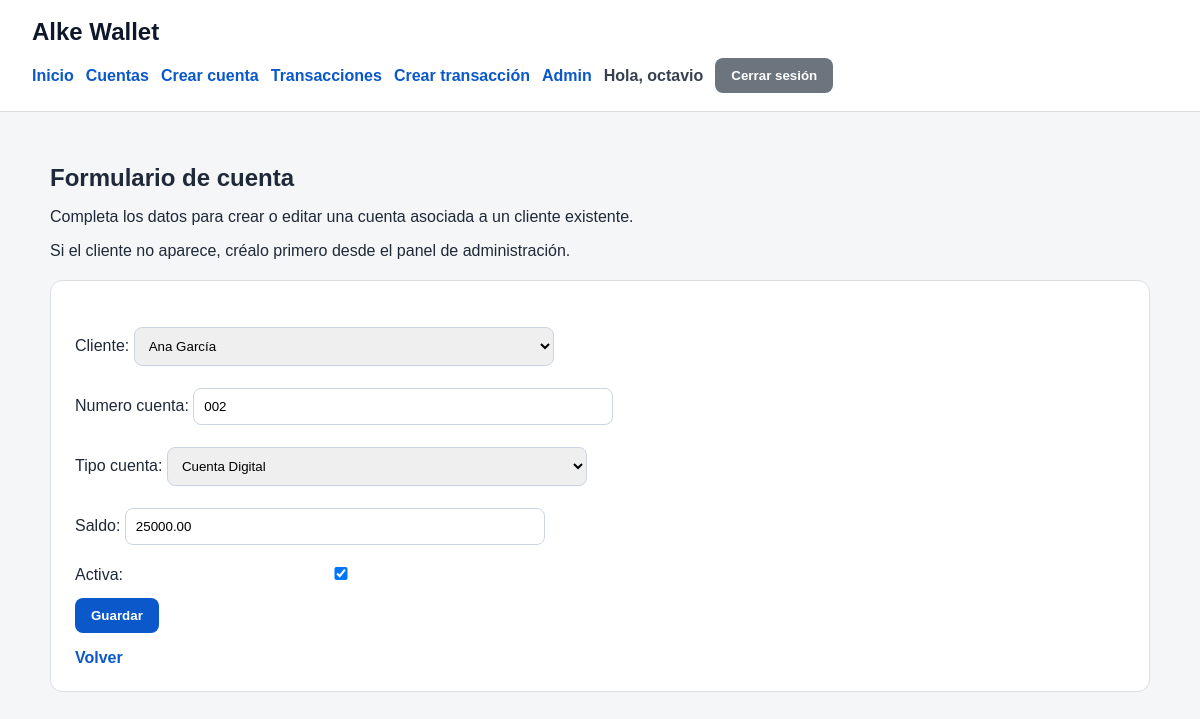
The app's page /cuentas/2/editar/ (signed in) with its own data.
### gestion/models.py (models this page shows, shortened)
class Cuenta(models.Model):
    TIPO_CUENTA_CHOICES = [
        ('ahorro', 'Cuenta de Ahorro'),
        ('corriente', 'Cuenta Corriente'),
        ('digital', 'Cuenta Digital'),
    ]
    cliente = models.ForeignKey(Cliente, on_delete=models.CASCADE, related_name='cuentas')
    numero_cuenta = models.CharField(max_length=20, unique=True)
    tipo_cuenta = models.CharField(max_length=20, choices=TIPO_CUENTA_CHOICES)
    saldo = models.DecimalField(max_digits=12, decimal_places=2, default=0, validators=[MinValueValidator(0)])
    activa = models.BooleanField(default=True)
    creada_en = models.DateTimeField(auto_now_add=True)

### gestion/views.py (the view)
# urls.py: path('cuentas/<int:pk>/editar/', CuentaUpdateView.as_view(), name='cuenta_update'),
class CuentaUpdateView(LoginRequiredMixin, UpdateView):
    model = Cuenta
    template_name = 'gestion/cuenta_form.html'
    fields = ['cliente', 'numero_cuenta', 'tipo_cuenta', 'saldo', 'activa']
    success_url = reverse_lazy('cuenta_list')

### gestion/models.py (called while the page is built)
    def __str__(self):
        return self.user.get_full_name() or self.user.username

### templates/gestion/cuenta_form.html (shortened to what this page needs)
{% extends "base.html" %}
{% block content %}
<section class="page-header">
    <h1>Formulario de cuenta</h1>
    <p>
        Completa los datos para crear o editar una cuenta asociada a un cliente existente.
    </p>
    <p>
        Si el cliente no aparece, créalo primero desde el panel de administración.
    </p>
</section>
<div class="form-card">
    <form method="post">
        {{ form.as_p }}
        <button type="submit" class="btn">Guardar</button>
    </form>
    <a href="{% url 'cuenta_list' %}" class="back-link">Volver</a>
</div>
{% endblock %}

### templates/base.html (shortened to what this page needs)
{% load static %}
<!DOCTYPE html>
<html lang="es">
<head>
    <link rel="stylesheet" href="{% static 'css/styles.css' %}">
</head>
<body>
    <header class="topbar">
        <div class="brand">
            <a href="{% url 'inicio' %}">Alke Wallet</a>
        </div>
        <nav class="nav">
            <a href="{% url 'inicio' %}">Inicio</a>
            <a href="{% url 'cuenta_list' %}">Cuentas</a>
            <a href="{% url 'cuenta_create' %}">Crear cuenta</a>
            <a href="{% url 'transaccion_list' %}">Transacciones</a>
            <a href="{% url 'transaccion_create' %}">Crear transacción</a>
            <a href="/admin/">Admin</a>
            {% if user.is_authenticated %}
                <span class="user-info">Hola, {{ user.username }}</span>
                <form action="{% url 'logout' %}" method="post" class="logout-form">
                    <button type="submit" class="btn btn-secondary">Cerrar sesión</button>
                </form>
            {% else %}
                <a href="{% url 'login' %}" class="btn btn-secondary">Iniciar sesión</a>
            {% endif %}
        </nav>
    </header>
    <main class="container">
        {% block content %}{% endblock %}
    </main>
</body>
</html>

### static/css/styles.css (style rules this page uses)
body { font-family: Arial, sans-serif; margin: 0; background-color: #f4f6f8; color: #1f2937; }
.topbar { background-color: #ffffff; border-bottom: 1px solid #dcdfe4; padding: 18px 32px; }
.brand a { font-size: 24px; font-weight: bold; text-decoration: none; color: #0f172a; }
.nav { margin-top: 12px; display: flex; flex-wrap: wrap; gap: 12px; align-items: center; }
.nav a { text-decoration: none; color: #0a58ca; font-weight: 600; }
.container { max-width: 1100px; margin: 0 auto; padding: 32px 20px; }
.hero, .info-card, .form-card, .detail-card { background-color: #ffffff; border: 1px solid #dcdfe4; border-radius: 12px; padding: 24px; margin-bottom: 24px; }
.page-header { margin-bottom: 20px; }
.page-header h1 { margin-bottom: 8px; }
.btn { display: inline-block; background-color: #0a58ca; color: #ffffff; text-decoration: none; padding: 10px 16px; border-radius: 8px; border: none; cursor: pointer; font-weight: 600; }
.btn-secondary { background-color: #6c757d; }
.back-link { display: inline-block; margin-top: 16px; color: #0a58ca; text-decoration: none; font-weight: 600; }
.user-info { font-weight: 600; color: #374151; }
.logout-form { display: inline; }
form p { margin-bottom: 14px; }
form input, form select, form textarea { width: 100%; max-width: 420px; padding: 10px; border: 1px solid #cbd5e1; border-radius: 8px; margin-top: 6px; box-sizing: border-box; }

### records on screen
Cuenta: cliente "Ana García", numero_cuenta "002", tipo_cuenta "Cuenta Digital", saldo "25000.00", activa "☑"

### other values on screen
{{ user.username }} "octavio"
